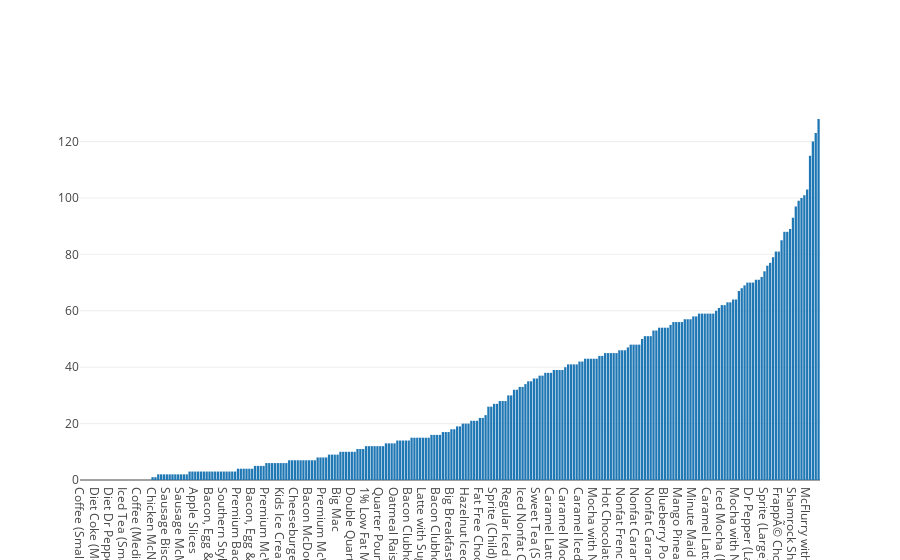

Write notebook code for a chart like this one.
### Markdown cell above
So only 25 elements of 260, which means that only the **9.61**% of the items in McDonalds doesn't have any amount of sugar. Now, let's do the plot to see this graphically.

### Code cell
print("Let's start with the bar chart")

data = [go.Bar(
             y = df_sugars['Sugars'].values,
            x = df_sugars['Item'].values,
    )]

py.iplot(data, filename='basic-bar')

### Figure 1 — Plotly figure (JSON) as saved in the notebook; plotly's stock layout.template omitted (floating-point values rounded to 4 significant figures; data arrays with more than 128 entries replaced by an {"elided": "..."} marker saying what was removed)
{"data": [{"type": "bar", "x": {"elided": "260 str values"}, "y": {"elided": "260 int values"}}], "layout": {}}
